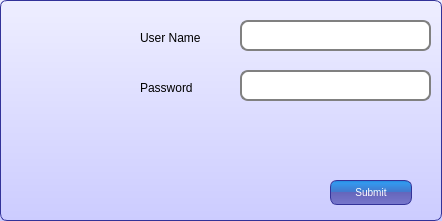
<?xml version="1.0" encoding="UTF-8"?>
<ui version="4.0">
 <class>BuildLogin</class>
 <widget class="QDialog" name="BuildLogin">
  <property name="geometry">
   <rect>
    <x>0</x>
    <y>0</y>
    <width>442</width>
    <height>221</height>
   </rect>
  </property>
  <property name="windowTitle">
   <string>Dialog</string>
  </property>
  <property name="styleSheet">
   <string notr="true">QLineEdit {
padding: 1px;
border-style: solid;
border: 2px solid gray;
border-radius: 8px;
}
QCommandLinkButton
{
}
QDialog
{
background: QLinearGradient(x1: 0, y1: 0, x2: 0, y2: 1, stop: 0 #eef, stop: 1 #ccf);
border-width: 1px;
border-color: #339;
border-style: solid;
border-radius: 7;
padding: 3px;
font-size: 10px;
padding-left: 5px;
padding-right: 5px;

}

QPushButton {
color: white;
background-color: QLinearGradient( x1: 0, y1: 0, x2: 0, y2: 1, stop: 0 #28d, stop: 0.1 #39e, stop: 0.49 #47c, stop: 0.5 #66b, stop: 1 #77c);
border-width: 1px;
border-color: #339;
border-style: solid;
border-radius: 7;
padding: 3px;
font-size: 10px;
padding-left: 5px;
padding-right: 5px;
min-width: 70px;
max-width:70px;
min-height: 17px;
max-height: 17px;
}</string>
  </property>
  <widget class="QLineEdit" name="passwordLineEdit">
   <property name="geometry">
    <rect>
     <x>240</x>
     <y>70</y>
     <width>191</width>
     <height>31</height>
    </rect>
   </property>
   <property name="echoMode">
    <enum>QLineEdit::Password</enum>
   </property>
  </widget>
  <widget class="QLabel" name="sideLabel">
   <property name="geometry">
    <rect>
     <x>-10</x>
     <y>0</y>
     <width>201</width>
     <height>211</height>
    </rect>
   </property>
   <property name="text">
    <string>&lt;html&gt;&lt;head/&gt;&lt;body&gt;&lt;p&gt;&lt;img src=&quot;:/images/aeolus-logo.png&quot;/&gt;&lt;/p&gt;&lt;/body&gt;&lt;/html&gt;</string>
   </property>
  </widget>
  <widget class="QLineEdit" name="userNameLineEdit">
   <property name="geometry">
    <rect>
     <x>240</x>
     <y>20</y>
     <width>191</width>
     <height>31</height>
    </rect>
   </property>
  </widget>
  <widget class="QPushButton" name="submitPushButton">
   <property name="geometry">
    <rect>
     <x>330</x>
     <y>180</y>
     <width>82</width>
     <height>25</height>
    </rect>
   </property>
   <property name="text">
    <string>Submit</string>
   </property>
  </widget>
  <widget class="QLabel" name="passwordLabel">
   <property name="geometry">
    <rect>
     <x>140</x>
     <y>80</y>
     <width>81</width>
     <height>16</height>
    </rect>
   </property>
   <property name="text">
    <string>Password</string>
   </property>
  </widget>
  <widget class="QLabel" name="userNameLabel">
   <property name="geometry">
    <rect>
     <x>140</x>
     <y>30</y>
     <width>91</width>
     <height>16</height>
    </rect>
   </property>
   <property name="text">
    <string>User Name</string>
   </property>
  </widget>
 </widget>
 <resources>
  <include location="images.qrc"/>
 </resources>
 <connections/>
</ui>
